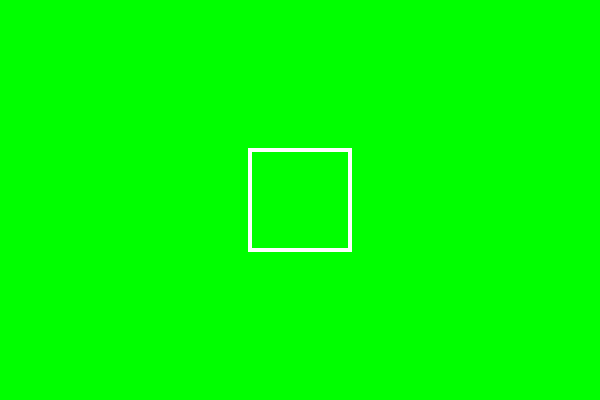
Frame 1 (no input)
Frame 60 (no input): identical to frame 1, image omitted
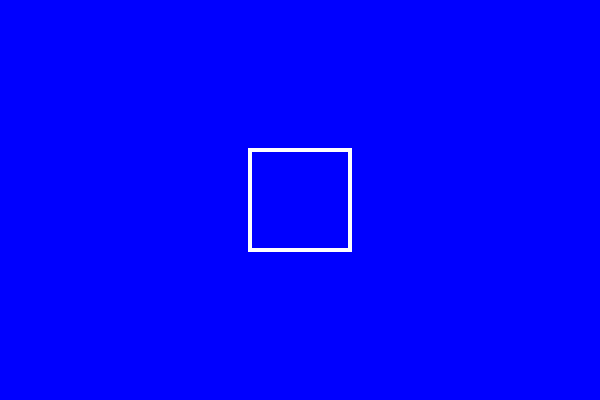
Frame 120 (the mouse pressed at the canvas centre since frame 60)

The p5.js sketch that drew these frames (run headless with seeded random() and noise() and a simulated clock; from frame 60 on, the mouse is pressed at the canvas centre):

// p5.js sketch
// ── sketch.js
var on = false;

function setup() {
  createCanvas(600, 400);
}

function draw() {
  if (on) {
    background(0, 0, 255);
  } else {
    background(0, 255, 0);
  }

  stroke(255);
  strokeWeight(4);
  noFill();
  rectMode(CENTER);
  rect(300, 200, 100, 100);
}

function mousePressed() {
  if (mouseX > 253 && mouseX < 350 && mouseY > 145 && mouseY < 240)
    if (on) {
      on = false;
    } else {
      on = true;
    }
}

// ── MousePressed.html
<!doctype html>

<html lang="en">
<head>
  <meta charset="utf-8">

  <title>The HTML5 Herald</title>
  <meta name="description" content="The HTML5 Herald">
  <meta name="author" content="SitePoint">
  <link rel="stylesheet" href="styles.css">
  <script src="https://cdn.jsdelivr.net/npm/p5@1.0.0/lib/p5.js"></script>
  <script src="sketch.js"></script>
 

</head>

<body>
  <script src="js/scripts.js"></script>
<h1>"When mouse is pressed inside the rectangle background color changes"</h1>
  
</body>
</html>
